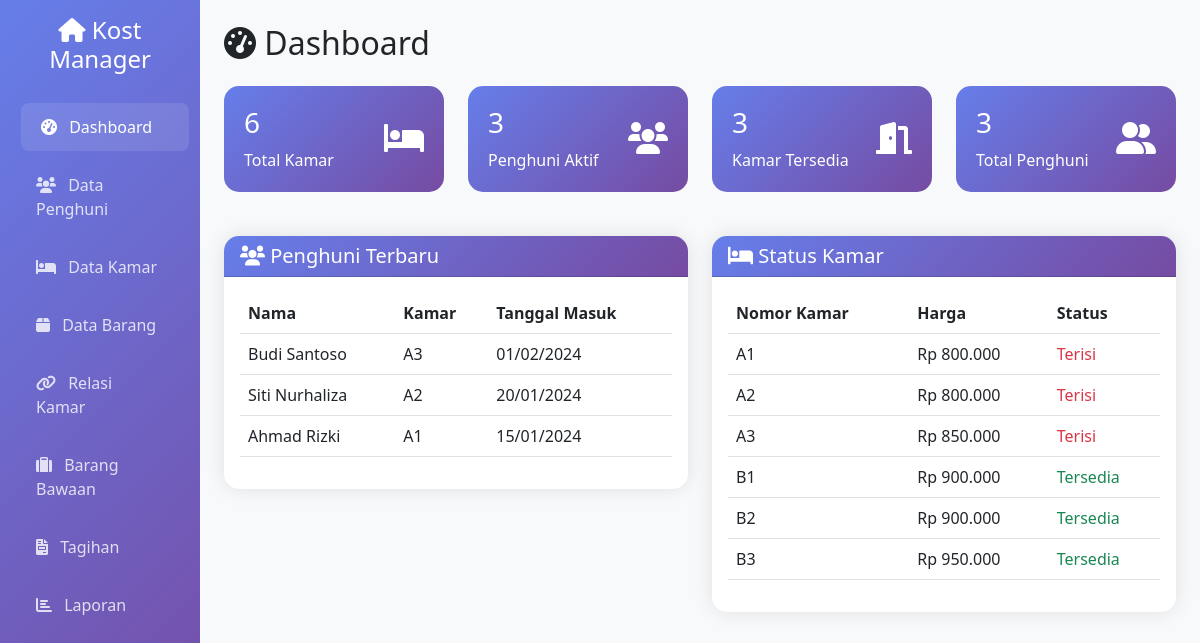
The page / on the database its author committed.
### tables this page shows
CREATE TABLE IF NOT EXISTS tb_penghuni (
    id INT AUTO_INCREMENT PRIMARY KEY,
    nama VARCHAR(100) NOT NULL,
    no_ktp VARCHAR(16) NOT NULL UNIQUE,
    no_hp VARCHAR(15) NOT NULL,
    tgl_masuk DATE NOT NULL,
    tgl_keluar DATE NULL,
    kamar_id INT,
    created_at TIMESTAMP DEFAULT CURRENT_TIMESTAMP,
    updated_at TIMESTAMP DEFAULT CURRENT_TIMESTAMP ON UPDATE CURRENT_TIMESTAMP,
    FOREIGN KEY (kamar_id) REFERENCES tb_kamar(id) ON DELETE SET NULL
);

CREATE TABLE IF NOT EXISTS tb_kamar (
    id INT AUTO_INCREMENT PRIMARY KEY,
    nomor VARCHAR(10) NOT NULL UNIQUE,
    harga DECIMAL(10,2) NOT NULL,
    created_at TIMESTAMP DEFAULT CURRENT_TIMESTAMP,
    updated_at TIMESTAMP DEFAULT CURRENT_TIMESTAMP ON UPDATE CURRENT_TIMESTAMP
);

### index.php (the view, shortened to what this page needs)
<!DOCTYPE html>
<html lang="id">
<head>
    <link href="https://cdn.jsdelivr.net/npm/bootstrap@5.3.0/dist/css/bootstrap.min.css" rel="stylesheet">
    <link href="https://cdnjs.cloudflare.com/ajax/libs/font-awesome/6.0.0/css/all.min.css" rel="stylesheet">
</head>
<body>
    <div class="container-fluid">
        <div class="row">
            <div class="col-md-3 col-lg-2 px-0">
                <div class="sidebar p-3">
                    <div class="text-center mb-4">
                        <h4 class="text-white"><i class="fas fa-home"></i> Kost Manager</h4>
                    </div>
                    <nav class="nav flex-column">
                        <a class="nav-link active" href="index.php">
                            <i class="fas fa-tachometer-alt me-2"></i> Dashboard
                        </a>
                        <a class="nav-link" href="penghuni.php">
                            <i class="fas fa-users me-2"></i> Data Penghuni
                        </a>
                        <a class="nav-link" href="kamar.php">
                            <i class="fas fa-bed me-2"></i> Data Kamar
                        </a>
                        <a class="nav-link" href="barang.php">
                            <i class="fas fa-box me-2"></i> Data Barang
                        </a>
                        <a class="nav-link" href="relasi_kamar.php">
                            <i class="fas fa-link me-2"></i> Relasi Kamar
                        </a>
                        <a class="nav-link" href="barang_bawaan.php">
                            <i class="fas fa-suitcase me-2"></i> Barang Bawaan
                        </a>
                        <a class="nav-link" href="tagihan.php">
                            <i class="fas fa-file-invoice me-2"></i> Tagihan
                        </a>
                        <a class="nav-link" href="laporan.php">
                            <i class="fas fa-chart-bar me-2"></i> Laporan
                        </a>
                    </nav>
                </div>
            </div>
            <div class="col-md-9 col-lg-10 main-content p-4">
                <div class="row">
                    <div class="col-12">
                        <h2 class="mb-4"><i class="fas fa-tachometer-alt"></i> Dashboard</h2>
                    </div>
                </div>
                <div class="row mb-4">
                    <?php
                    include 'database/config.php';
                    $query_kamar = "SELECT COUNT(*) as total_kamar FROM tb_kamar";
                    $result_kamar = mysqli_query($conn, $query_kamar);
                    $total_kamar = mysqli_fetch_assoc($result_kamar)['total_kamar'];
                    $query_penghuni_aktif = "SELECT COUNT(*) as total_aktif FROM tb_penghuni WHERE tgl_keluar IS NULL";
                    $result_penghuni_aktif = mysqli_query($conn, $query_penghuni_aktif);
                    $total_aktif = mysqli_fetch_assoc($result_penghuni_aktif)['total_aktif'];
                    $kamar_tersedia = $total_kamar - $total_aktif;
                    $query_penghuni_total = "SELECT COUNT(*) as total_penghuni FROM tb_penghuni";
                    $result_penghuni_total = mysqli_query($conn, $query_penghuni_total);
                    $total_penghuni = mysqli_fetch_assoc($result_penghuni_total)['total_penghuni'];
                    ?>
                    <div class="col-md-3">
                        <div class="stats-card">
                            <div class="d-flex justify-content-between">
                                <div>
                                    <h3><?php echo $total_kamar; ?></h3>
                                    <p class="mb-0">Total Kamar</p>
                                </div>
                                <div class="align-self-center">
                                    <i class="fas fa-bed fa-2x"></i>
                                </div>
                            </div>
                        </div>
                    </div>
                    <div class="col-md-3">
                        <div class="stats-card">
                            <div class="d-flex justify-content-between">
                                <div>
                                    <h3><?php echo $total_aktif; ?></h3>
                                    <p class="mb-0">Penghuni Aktif</p>
                                </div>
                                <div class="align-self-center">
                                    <i class="fas fa-users fa-2x"></i>
                                </div>
                            </div>
                        </div>
                    </div>
                    <div class="col-md-3">
                        <div class="stats-card">
                            <div class="d-flex justify-content-between">
                                <div>
                                    <h3><?php echo $kamar_tersedia; ?></h3>
                                    <p class="mb-0">Kamar Tersedia</p>
                                </div>
                                <div class="align-self-center">
                                    <i class="fas fa-door-open fa-2x"></i>
                                </div>
                            </div>
                        </div>
                    </div>
                    <div class="col-md-3">
                        <div class="stats-card">
                            <div class="d-flex justify-content-between">
                                <div>
                                    <h3><?php echo $total_penghuni; ?></h3>
                                    <p class="mb-0">Total Penghuni</p>
                                </div>
                                <div class="align-self-center">
                                    <i class="fas fa-user-friends fa-2x"></i>
                                </div>
                            </div>
                        </div>
                    </div>
                </div>
                <div class="row">
                    <div class="col-md-6">
                        <div class="card">
                            <div class="card-header">
                                <h5 class="mb-0"><i class="fas fa-users"></i> Penghuni Terbaru</h5>
                            </div>
                            <div class="card-body">
                                <div class="table-responsive">
                                    <table class="table table-hover">
                                        <thead>
                                            <tr>
                                                <th>Nama</th>
                                                <th>Kamar</th>
                                                <th>Tanggal Masuk</th>
                                            </tr>
                                        </thead>
                                        <tbody>
                                            <?php
                                            $query_recent = "SELECT p.nama, k.nomor, p.tgl_masuk
                                                            FROM tb_penghuni p
                                                            LEFT JOIN tb_kamar k ON p.kamar_id = k.id
                                                            WHERE p.tgl_keluar IS NULL
                                                            ORDER BY p.tgl_masuk DESC
                                                            LIMIT 5";
                                            $result_recent = mysqli_query($conn, $query_recent);
                                            while ($row = mysqli_fetch_assoc($result_recent)) {
                                                echo "<tr>";
                                                echo "<td>" . htmlspecialchars($row['nama']) . "</td>";
                                                echo "<td>" . htmlspecialchars($row['nomor']) . "</td>";
                                                echo "<td>" . date('d/m/Y', strtotime($row['tgl_masuk'])) . "</td>";
                                                echo "</tr>";
                                            }
                                            ?>
                                        </tbody>
                                    </table>
                                </div>
                            </div>
                        </div>
                    </div>
                    <div class="col-md-6">
                        <div class="card">
                            <div class="card-header">
                                <h5 class="mb-0"><i class="fas fa-bed"></i> Status Kamar</h5>
                            </div>
                            <div class="card-body">
                                <div class="table-responsive">
                                    <table class="table table-hover">
                                        <thead>
                                            <tr>
                                                <th>Nomor Kamar</th>
                                                <th>Harga</th>
                                                <th>Status</th>
                                            </tr>
                                        </thead>
                                        <tbody>
                                            <?php
                                            $query_kamar_status = "SELECT k.nomor, k.harga,
                                                                  CASE WHEN p.id IS NULL THEN 'Tersedia' ELSE 'Terisi' END as status
                                                                  FROM tb_kamar k
                                                                  LEFT JOIN tb_penghuni p ON k.id = p.kamar_id AND p.tgl_keluar IS NULL
                                                                  ORDER BY k.nomor";
                                            $result_kamar_status = mysqli_query($conn, $query_kamar_status);
                                            while ($row = mysqli_fetch_assoc($result_kamar_status)) {
                                                $status_class = $row['status'] == 'Tersedia' ? 'text-success' : 'text-danger';
                                                echo "<tr>";
                                                echo "<td>" . htmlspecialchars($row['nomor']) . "</td>";
                                                echo "<td>Rp " . number_format($row['harga'], 0, ',', '.') . "</td>";
                                                echo "<td><span class='$status_class'>" . $row['status'] . "</span></td>";
                                                echo "</tr>";
                                            }
                                            ?>
                                        </tbody>
                                    </table>
                                </div>
                            </div>
                        </div>
                    </div>
                </div>
            </div>
        </div>
    </div>
</body>
</html>

### index.php (style rules this page uses)
.sidebar { min-height: 100vh; background: linear-gradient(135deg, #667eea 0%, #764ba2 100%); }
.sidebar .nav-link { color: rgba(255,255,255,0.8); padding: 12px 20px; margin: 5px 0; border-radius: 8px; transition: all 0.3s; }
.sidebar .nav-link:hover, .sidebar .nav-link.active { color: white; background: rgba(255,255,255,0.1); transform: translateX(5px); }
.main-content { background-color: #f8f9fa; min-height: 100vh; }
.card { border: none; border-radius: 15px; box-shadow: 0 0 20px rgba(0,0,0,0.1); }
.card-header { background: linear-gradient(135deg, #667eea 0%, #764ba2 100%); color: white; border-radius: 15px 15px 0 0 !important; }
.stats-card { background: linear-gradient(135deg, #667eea 0%, #764ba2 100%); color: white; border-radius: 15px; padding: 20px; margin-bottom: 20px; }

### rows shown on the page
tb_penghuni: nama "Budi Santoso", kamar.nomor "A3", tgl_masuk "01/02/2024"
tb_penghuni: nama "Siti Nurhaliza", kamar.nomor "A2", tgl_masuk "20/01/2024"
tb_penghuni: nama "Ahmad Rizki", kamar.nomor "A1", tgl_masuk "15/01/2024"
tb_kamar: nomor "A1", harga "800.000", status "Terisi"
tb_kamar: nomor "A2", harga "800.000", status "Terisi"
tb_kamar: nomor "A3", harga "850.000", status "Terisi"
tb_kamar: nomor "B1", harga "900.000", status "Tersedia"
tb_kamar: nomor "B2", harga "900.000", status "Tersedia"
tb_kamar: nomor "B3", harga "950.000", status "Tersedia"

### other values the page prints
$total_kamar "6"
$total_aktif "3"
$kamar_tersedia "3"
$total_penghuni "3"
